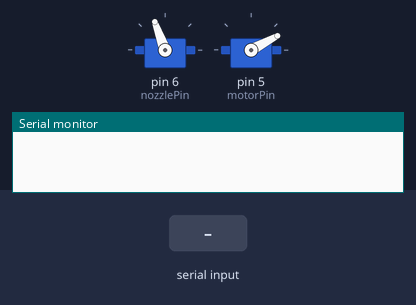
The sketch below on a simulated Arduino Uno, built with avr-gcc and run on an emulated ATmega328P. On the bench: 2 × servo, the last lines printed to the serial monitor. Inputs (shaded band) come from the test bench.

Above: at 1.2 s.
1.3 s: "90,45\n" received over Serial
At 2.3 s:
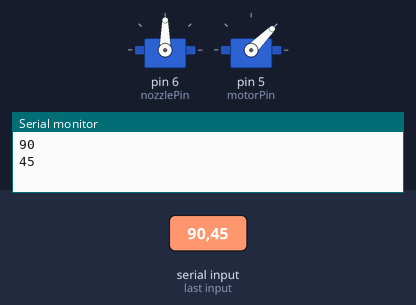
2.8 s: "30,150\n" received over Serial
At 3.5 s:
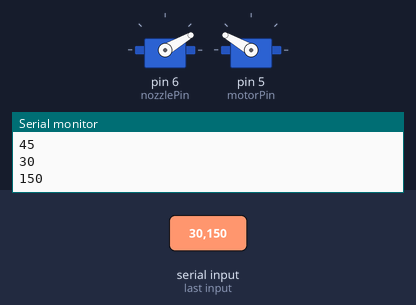
4.3 s: "1,90\n" received over Serial
At 4.6 s:
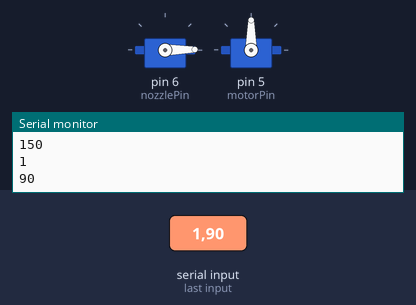
Timing chart, 0 to 7.3 s (numbered marks = the images above; inputs shaded):
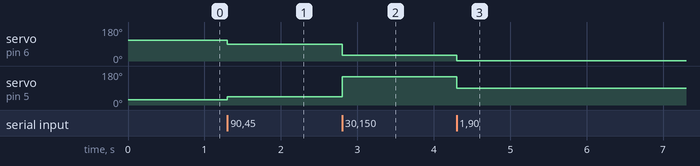

Measured:
- after the input at 1.3 s, servo on pin 6 (nozzlePin): 110° → 90° at once; servo on pin 5 (motorPin): 28° → 45° at once
- after the input at 2.8 s, servo on pin 6 (nozzlePin): 90° → 30° at once; servo on pin 5 (motorPin): 45° → 150° at once
- after the input at 4.3 s, servo on pin 6 (nozzlePin): 30° → 1° at once; servo on pin 5 (motorPin): 150° → 90° at once

The sketch:

servoUnoSendVals.ino
```cpp
#include <Servo.h>

int nozzlePin = 6;
int motorPin = 5;
Servo nozzleServo;
Servo motorServo;

void setup() {
  Serial.begin(115200);
  nozzleServo.attach(nozzlePin);
  motorServo.attach(motorPin);
  nozzleServo.write(110);
  motorServo.write(28);
}

void loop() {
  while (Serial.available() > 0) {
    int nozzleVal = Serial.parseInt();
    int motorVal = Serial.parseInt();
    if (Serial.read() == '\n') {
      digitalWrite(3, LOW);
      digitalWrite(4, LOW);
      Serial.println(nozzleVal);
      Serial.println(motorVal);
      nozzleServo.write(nozzleVal);
      motorServo.write(motorVal);
    }
  }
}
```
